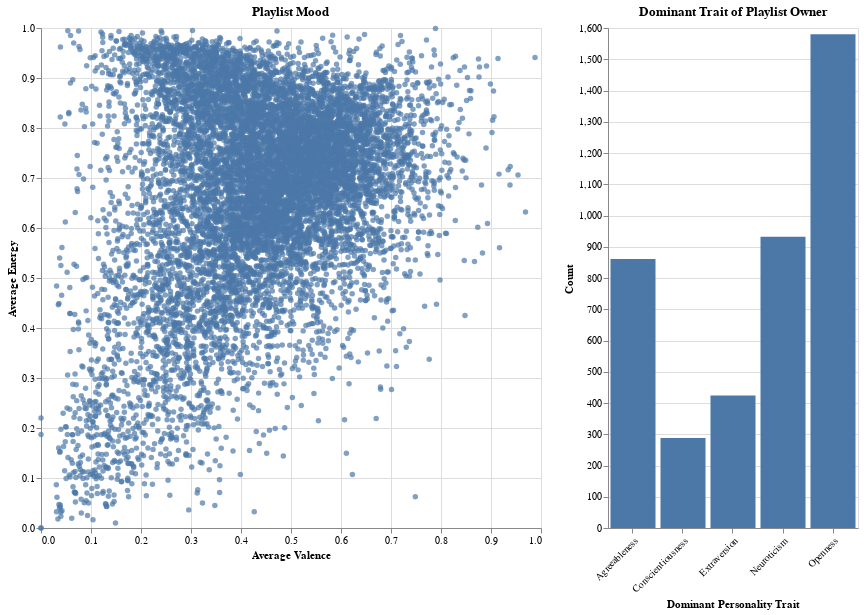

This figure's notebook cell:
### Code cell
selection = alt.selection_interval()

scatter = alt.Chart(merged).mark_circle().encode(
    x=alt.X("avg_valence:Q", title="Average Valence"),
    y=alt.X("avg_energy:Q", title="Average Energy"),
).add_params(
    selection
).properties(
    title="Playlist Mood",
    width=500, 
    height=500
)

bars = alt.Chart(merged).mark_bar().transform_filter(
    selection & (alt.datum.dom_trait != 'Multi-Dominant')
).encode(
    x=alt.X(
        "dom_trait:N", 
        axis=alt.Axis(labelAngle=-45), 
        title="Dominant Personality Trait"
        ),
    y=alt.Y("count():Q", title="Count")
).add_params(
    selection
).properties(
    title="Dominant Trait of Playlist Owner",
    width=250, 
    height=500
)

viz1 = (scatter | bars)
viz1

### Figure 1 — Vega-Lite specification as saved in the notebook (floating-point values rounded to 4 significant figures; data arrays with more than 128 entries replaced by an {"elided": "..."} marker saying what was removed)
{"config": {"view": {"continuousWidth": 300, "continuousHeight": 300}}, "hconcat": [{"mark": {"type": "circle"}, "encoding": {"x": {"field": "avg_valence", "title": "Average Valence", "type": "quantitative"}, "y": {"field": "avg_energy", "title": "Average Energy", "type": "quantitative"}}, "height": 500, "name": "view_78", "title": "Playlist Mood", "width": 500}, {"mark": {"type": "bar"}, "encoding": {"x": {"axis": {"labelAngle": -45}, "field": "dom_trait", "title": "Dominant Personality Trait", "type": "nominal"}, "y": {"aggregate": "count", "title": "Count", "type": "quantitative"}}, "height": 500, "name": "view_79", "title": "Dominant Trait of Playlist Owner", "transform": [{"filter": {"and": [{"param": "param_48"}, "(datum.dom_trait !== 'Multi-Dominant')"]}}], "width": 250}], "data": {"name": "data-8c3dacda4b9afb87ce26da1ca5a61c80"}, "params": [{"name": "param_48", "select": {"type": "interval"}, "views": ["view_78", "view_79"]}], "$schema": "https://vega.github.io/schema/vega-lite/v5.20.1.json", "datasets": {"data-8c3dacda4b9afb87ce26da1ca5a61c80": {"elided": "10286 records"}}}
